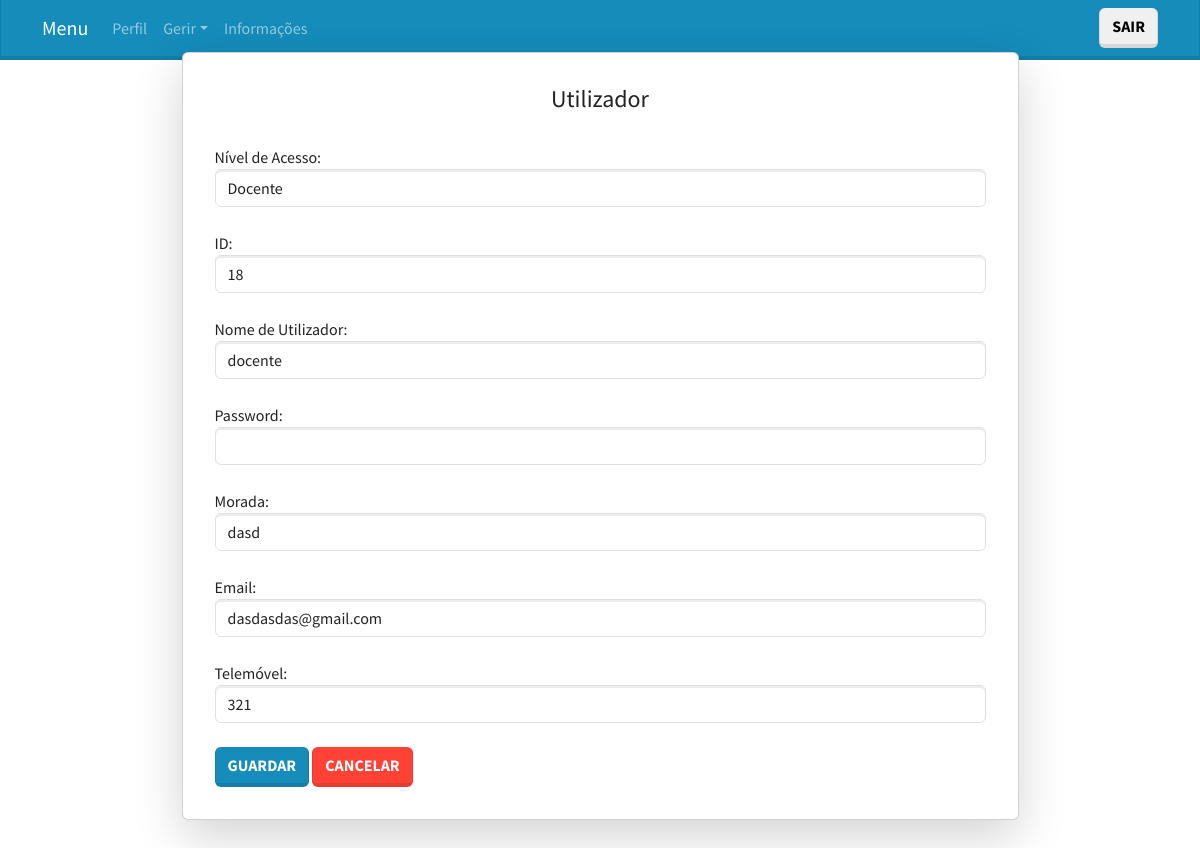
Screenshot of /paginas/editarUtilizadorformulario.php?id=18 (signed in) with the database file from the repository.
### tables this page shows
CREATE TABLE `utilizador` (
  `id_utilizador` int(40) NOT NULL,
  `nome` varchar(60) NOT NULL,
  `password` varchar(100) NOT NULL,
  `morada` varchar(100) NOT NULL,
  `email` varchar(100) NOT NULL,
  `telemovel` int(10) NOT NULL,
  `tipo_utilizador` int(1) NOT NULL DEFAULT 0
);

### paginas/editarUtilizadorformulario.php (the view, shortened to what this page needs)
<!DOCTYPE html>
<?php include 'cabecalho.php'; ?>
<?php if (isset($_SESSION['tipo_utilizador']) && $_SESSION['tipo_utilizador'] == 3) : ?>
<html lang="pt">
<head>
    <link rel="stylesheet" href="bootstrap.css">
</head>
<body>
    <?php
    $sql = "SELECT * FROM utilizador WHERE id_utilizador=\"$_GET[id]\"";
    $result = mysqli_query($conn, $sql);
    $row = mysqli_fetch_array($result);
    ?>
    <div class="container d-flex justify-content-center align-items-center" style="height: 100vh;">
        <div class="card shadow-lg p-3 mb-5 bg-white rounded w-75">
            <div class="card-body">
                <h4 class="card-title text-center">Utilizador</h4>
                <br>
                <form id="form1" name="form1" method="post" action="editarUtilizador.php">
                    <div class="form-group">
                        <label for="nivelacesso">Nível de Acesso:</label>
                        <select class="form-control" name="nivelacesso">
                            <?php
                            $opcoesNivelAcesso = array(
                                "-1" => "Eliminado",
                                "0" => "Por aceitar",
                                "1" => "Aluno",
                                "2" => "Docente",
                                "3" => "Administrador"
                            );
                            $nivelAcessoAtual = $row['tipo_utilizador'];
                            foreach ($opcoesNivelAcesso as $valor => $descricao) {
                                $selected = ($valor == $nivelAcessoAtual) ? "selected" : "";
                                echo "<option value=\"$valor\" $selected>$descricao</option>";
                            }
                            ?>
                        </select>
                    </div>
                    <br>
                    <div class="form-group">
                        <label for="id_utilizador">ID:</label>
                        <input type="text" class="form-control" name="id_utilizador" value="<?php echo $row['id_utilizador']; ?>" readonly>
                    </div>
                    <br>
                    <div class="form-group">
                        <label for="nome">Nome de Utilizador:</label>
                        <input type="text" class="form-control" name="nome" value="<?php echo $row['nome']; ?>" required>
                    </div>
                    <br>
                    <div class="form-group">
                        <label for="password">Password:</label>
                        <input type="text" class="form-control" name="password" value="">
                    </div>
                    <br>
                    <div class="form-group">
                        <label for="morada">Morada:</label>
                        <input type="text" class="form-control" name="morada" value="<?php echo $row['morada']; ?>" required>
                    </div>
                    <br>
                    <div class="form-group">
                        <label for="email">Email:</label>
                        <input type="email" class="form-control" name="email" value="<?php echo $row['email']; ?>" required>
                    </div>
                    <br>
                    <div class="form-group">
                        <label for="telemovel">Telemóvel:</label>
                        <input type="tel" class="form-control" name="telemovel" value="<?php echo $row['telemovel']; ?>" required>
                    </div>
                    <br>
                    <input type="submit" name="Submit" value="Guardar" class="btn btn-primary"/>
                    <a type="button" class="btn btn-danger" href="utilizadores.php">Cancelar</a>
                    <br>
                </form>
            </div>
        </div>
    </div>
</body>
</html>
<?php else:
    header("Location:Erro.php");?>
<?php endif ?>

### rows the page displays
utilizador: id_utilizador "18", nome "docente", morada "dasd", email "dasdasdas@gmail.com", telemovel "321"

### other values shown
form field nivelacesso "Docente"
